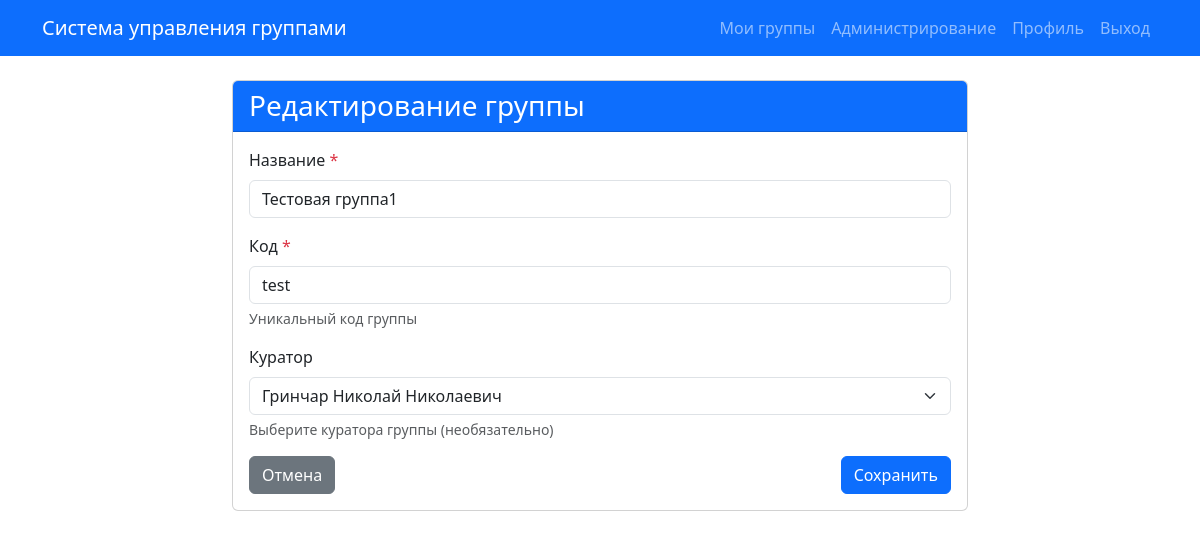
Page /groups/1/edit/ (signed in) on the committed database.
### students/models.py (models this page shows, shortened)
class Group(models.Model):
    name = models.CharField(
        max_length=200,
        verbose_name='Название'
    )
    code = models.CharField(
        max_length=50,
        unique=True,
        verbose_name='Код'
    )
    curator = models.ForeignKey(
        settings.AUTH_USER_MODEL,
        on_delete=models.SET_NULL,
        null=True,
        blank=True,
        verbose_name='Куратор',
        related_name='curated_groups'
    )
    class Meta:
        verbose_name = 'Группа'
        verbose_name_plural = 'Группы'
        db_table = 'students_group'
        ordering = ['name']

### students/views.py (the view, shortened to what this page needs)
# urls.py: path('groups/<int:pk>/edit/', views.GroupUpdateView.as_view(), name='group_edit'),
class GroupUpdateView(LoginRequiredMixin, UserPassesTestMixin, UpdateView):
    model = Group
    form_class = GroupForm
    template_name = 'students/group_form.html'
    success_url = reverse_lazy('students:group_management')
    def test_func(self):
        return self.request.user.is_staff
    def get_context_data(self, **kwargs):
        context = super().get_context_data(**kwargs)
        context['title'] = 'Редактирование группы'
        return context

### students/forms.py (shortened to what this page needs)
class GroupForm(forms.ModelForm):
    class Meta:
        model = Group
        fields = ['name', 'code', 'curator']
        widgets = {
            'name': forms.TextInput(attrs={
                'class': 'form-control',
                'placeholder': 'Введите название группы'
            }),
            'code': forms.TextInput(attrs={
                'class': 'form-control',
                'placeholder': 'Введите код группы'
            }),
            'curator': forms.Select(attrs={
                'class': 'form-select'
            }),
        }
        labels = {
            'name': 'Название',
            'code': 'Код',
            'curator': 'Куратор',
        }
        help_texts = {
            'code': 'Уникальный код группы',
            'curator': 'Выберите куратора группы (необязательно)',
        }
    def __init__(self, *args, **kwargs):
        super().__init__(*args, **kwargs)
        self.fields['curator'].queryset = User.objects.filter(is_staff=True).order_by('last_name', 'first_name', 'username')
        self.fields['curator'].required = False
        self.fields['curator'].empty_label = 'Не назначен'

### users/models.py (called while the page is built)
    def __str__(self):
        parts = [self.last_name, self.first_name, self.middle_name]
        return ' '.join(filter(None, parts)) or self.username

### students/templates/students/group_form.html (shortened to what this page needs)
{% extends 'base.html' %}
{% block content %}
<div class="row">
    <div class="col-md-8 offset-md-2">
        <div class="card">
            <div class="card-header bg-primary text-white">
                <h3 class="mb-0">{{ title }}</h3>
            </div>
            <div class="card-body">
                <form method="post">
                    <div class="mb-3">
                        <label for="{{ form.name.id_for_label }}" class="form-label">
                            {{ form.name.label }}
                            {% if form.name.field.required %}<span class="text-danger">*</span>{% endif %}
                        </label>
                        {{ form.name }}
                    </div>
                    <div class="mb-3">
                        <label for="{{ form.code.id_for_label }}" class="form-label">
                            {{ form.code.label }}
                            {% if form.code.field.required %}<span class="text-danger">*</span>{% endif %}
                        </label>
                        {{ form.code }}
                        {% if form.code.help_text %}
                            <div class="form-text">{{ form.code.help_text }}</div>
                        {% endif %}
                    </div>
                    <div class="mb-3">
                        <label for="{{ form.curator.id_for_label }}" class="form-label">
                            {{ form.curator.label }}
                        </label>
                        {{ form.curator }}
                        {% if form.curator.help_text %}
                            <div class="form-text">{{ form.curator.help_text }}</div>
                        {% endif %}
                    </div>
                    <div class="d-flex justify-content-between">
                        <a href="{% url 'students:group_management' %}" class="btn btn-secondary">Отмена</a>
                        <button type="submit" class="btn btn-primary">Сохранить</button>
                    </div>
                </form>
            </div>
        </div>
    </div>
</div>
{% endblock %}

### rows in the picture
Group: name "Тестовая группа1", code "test", curator "Гринчар Николай Николаевич"

### other values in the picture
{{ title }} "Редактирование группы"
